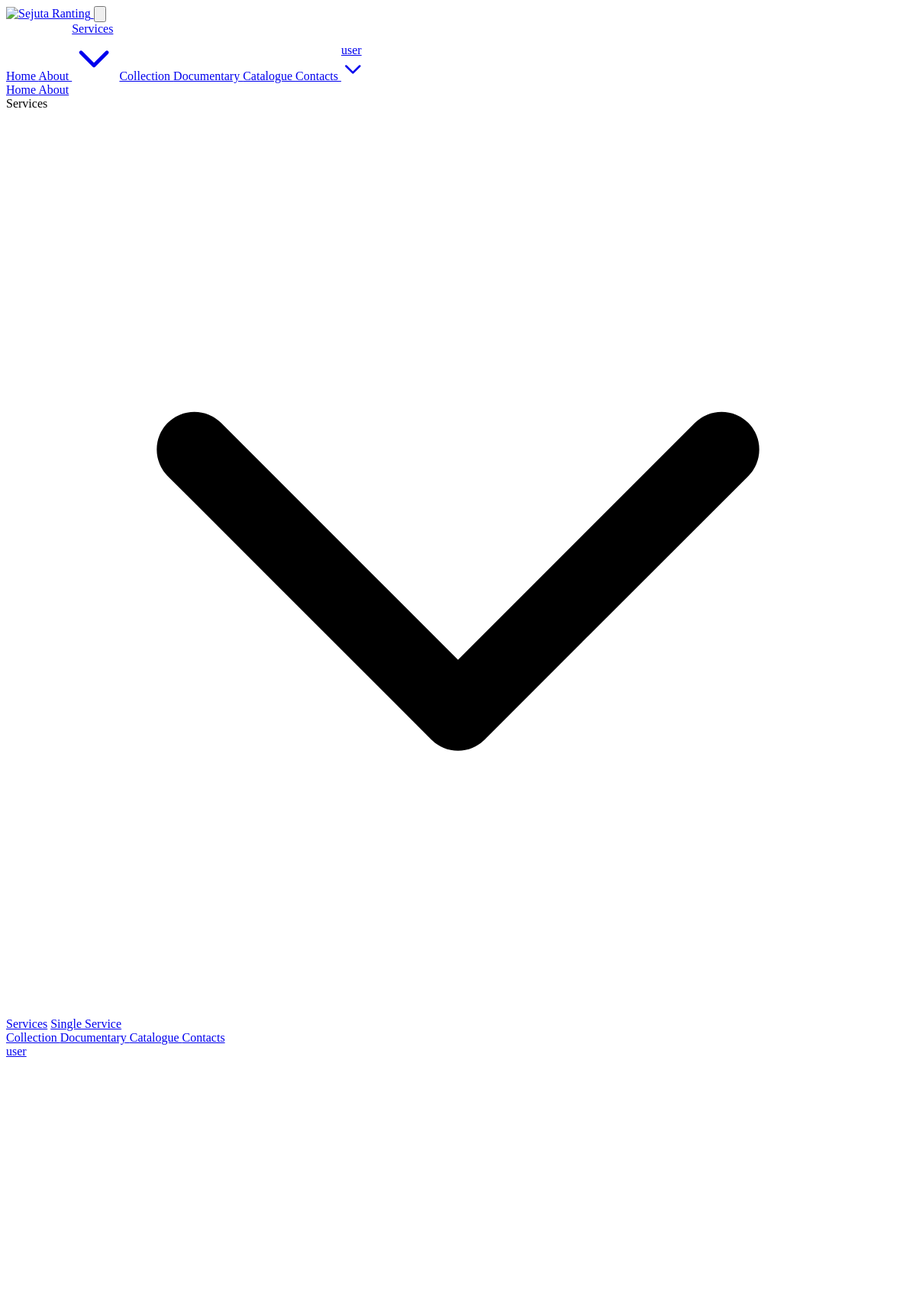
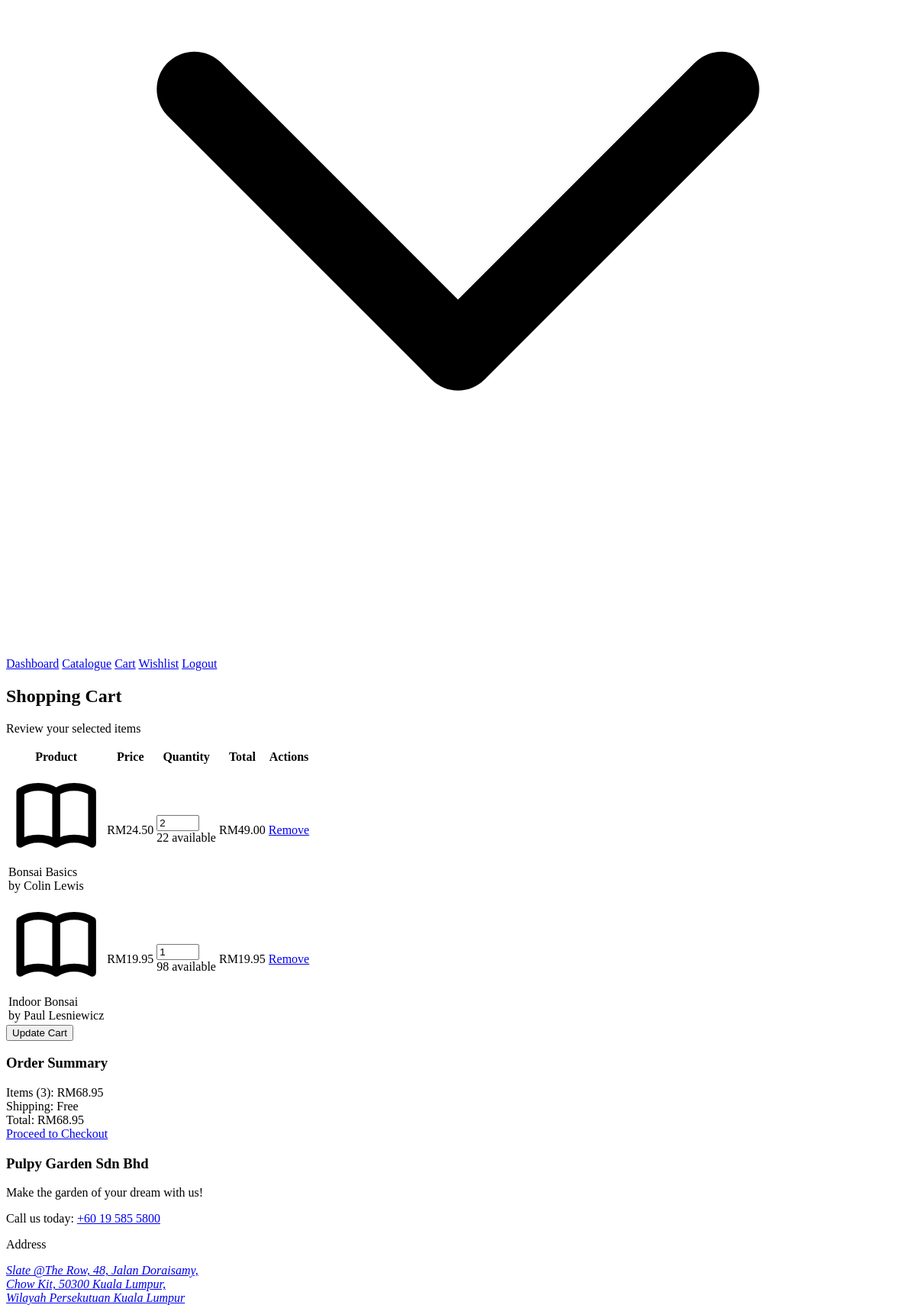
The page /cart.php (signed in, upper part) on the database its author committed (2 pictures, top to bottom).
### tables this page shows
CREATE TABLE cart (
            id INTEGER PRIMARY KEY AUTOINCREMENT,
            user_id INTEGER NOT NULL,
            book_id INTEGER NOT NULL,
            quantity INTEGER NOT NULL DEFAULT 1,
            created_at DATETIME DEFAULT CURRENT_TIMESTAMP,
            FOREIGN KEY (user_id) REFERENCES users(id),
            FOREIGN KEY (book_id) REFERENCES books(id)
        );

CREATE TABLE books (
            id INTEGER PRIMARY KEY AUTOINCREMENT,
            title TEXT NOT NULL,
            author TEXT NOT NULL,
            description TEXT,
            price REAL NOT NULL,
            image TEXT,
            category TEXT,
            stock INTEGER DEFAULT 0,
            created_at DATETIME DEFAULT CURRENT_TIMESTAMP
        , publisher TEXT, isbn TEXT, pages INTEGER, published_year INTEGER);

### cart.php (the view, shortened to what this page needs)
<?php
$user_id = $_SESSION['user_id'];
$db = get_db_connection();
$query = "
    SELECT c.id, c.quantity, c.book_id, b.title, b.author, b.price, b.image, b.stock
    FROM cart c
    JOIN books b ON c.book_id = b.id
    WHERE c.user_id = :user_id
    ORDER BY c.created_at DESC
";
$stmt = $db->prepare($query);
$stmt->bindValue(':user_id', $user_id, SQLITE3_INTEGER);
$result = $stmt->execute();
$cart_items = [];
$total_price = 0;
$total_items = 0;
while ($item = $result->fetchArray(SQLITE3_ASSOC)) {
    $cart_items[] = $item;
    $total_price += $item['price'] * $item['quantity'];
    $total_items += $item['quantity'];
}
require_once 'includes/header.php';
?>
<section class="pt-16 pb-8 bg-gray-50">
    <div class="container mx-auto">
        <h1 class="text-4xl font-bold text-center">Shopping Cart</h1>
        <p class="text-center text-gray-600 mt-2">Review your selected items</p>
    </div>
</section>
<section class="py-12">
    <div class="container mx-auto max-w-6xl">
        <?php if (empty($cart_items)): ?>
            <div class="bg-white rounded-lg shadow-md p-8 text-center">
                <svg class="w-16 h-16 text-gray-400 mx-auto mb-4" fill="none" stroke="currentColor" viewBox="0 0 24 24" xmlns="http://www.w3.org/2000/svg">
                    <path stroke-linecap="round" stroke-linejoin="round" stroke-width="2" d="M3 3h2l.4 2M7 13h10l4-8H5.4M7 13L5.4 5M7 13l-2.293 2.293c-.63.63-.184 1.707.707 1.707H17m0 0a2 2 0 100 4 2 2 0 000-4zm-8 2a2 2 0 11-4 0 2 2 0 014 0z"></path>
                </svg>
                <h2 class="text-2xl font-bold mb-2">Your cart is empty</h2>
                <p class="text-gray-600 mb-6">Looks like you haven't added any books to your cart yet.</p>
                <a href="catalogue.php" class="bg-primary text-white px-6 py-3 rounded-md hover:bg-primary-dark transition">
                    Browse Books
                </a>
            </div>
        <?php else: ?>
            <form method="POST" action="cart.php">
                <div class="bg-white rounded-lg shadow-md overflow-hidden mb-8">
                    <table class="min-w-full divide-y divide-gray-200">
                        <thead class="bg-gray-50">
                            <tr>
                                <th scope="col" class="px-6 py-3 text-left text-xs font-medium text-gray-500 uppercase tracking-wider">
                                    Product
                                </th>
                                <th scope="col" class="px-6 py-3 text-left text-xs font-medium text-gray-500 uppercase tracking-wider">
                                    Price
                                </th>
                                <th scope="col" class="px-6 py-3 text-left text-xs font-medium text-gray-500 uppercase tracking-wider">
                                    Quantity
                                </th>
                                <th scope="col" class="px-6 py-3 text-left text-xs font-medium text-gray-500 uppercase tracking-wider">
                                    Total
                                </th>
                                <th scope="col" class="px-6 py-3 text-left text-xs font-medium text-gray-500 uppercase tracking-wider">
                                    Actions
                                </th>
                            </tr>
                        </thead>
                        <tbody class="bg-white divide-y divide-gray-200">
                            <?php foreach ($cart_items as $item): ?>
                                <tr class="cursor-pointer hover:bg-gray-50" onclick="window.location='book.php?id=<?php echo $item['book_id']; ?>'">
                                    <td class="px-6 py-4 whitespace-nowrap">
                                        <div class="flex items-center">
                                            <div class="flex-shrink-0 h-16 w-16 bg-gray-100">
                                                <?php if (!empty($item['image']) && file_exists('Images/books/' . $item['image'])): ?>
                                                    <img src="Images/books/<?php echo htmlspecialchars($item['image']); ?>"
                                                         alt="<?php echo htmlspecialchars($item['title']); ?>"
                                                         class="h-16 w-16 object-cover">
                                                <?php else: ?>
                                                    <div class="h-16 w-16 flex items-center justify-center bg-gray-200">
                                                    </div>
                                                <?php endif; ?>
                                            </div>
                                            <div class="ml-4">
                                                <div class="text-sm font-medium text-gray-900">
                                                    <?php echo htmlspecialchars($item['title']); ?>
                                                </div>
                                                <div class="text-sm text-gray-500">
                                                    by <?php echo htmlspecialchars($item['author']); ?>
                                                </div>
                                            </div>
                                        </div>
                                    </td>
                                    <td class="px-6 py-4 whitespace-nowrap">
                                        <div class="text-sm text-gray-900">RM<?php echo number_format($item['price'], 2); ?></div>
                                    </td>
                                    <td class="px-6 py-4 whitespace-nowrap">
                                        <input type="number" name="quantities[<?php echo $item['id']; ?>]"
                                               value="<?php echo $item['quantity']; ?>" min="1" max="<?php echo $item['stock']; ?>"
                                               class="w-16 border border-gray-300 rounded px-2 py-1"
                                               onclick="event.stopPropagation()">
                                        <div class="text-xs text-gray-500 mt-1">
                                            <?php echo $item['stock']; ?> available
                                        </div>
                                    </td>
                                    <td class="px-6 py-4 whitespace-nowrap">
                                        <div class="text-sm font-medium text-gray-900">
                                            RM<?php echo number_format($item['price'] * $item['quantity'], 2); ?>
                                        </div>
                                    </td>
                                    <td class="px-6 py-4 whitespace-nowrap text-right text-sm font-medium">
                                        <a href="cart.php?remove=<?php echo $item['id']; ?>"
                                           class="text-red-600 hover:text-red-900"
                                           onclick="event.stopPropagation(); return confirm('Are you sure you want to remove this item?');">
                                            Remove
                                        </a>
                                    </td>
                                </tr>
                            <?php endforeach; ?>
                        </tbody>
                    </table>
                </div>
                <div class="flex justify-between items-start">
                    <div>
                        <button type="submit" name="update_cart" class="bg-gray-200 text-gray-800 px-4 py-2 rounded hover:bg-gray-300">
                            Update Cart
                        </button>
                    </div>
                    <div class="bg-gray-50 p-6 rounded-lg shadow-md w-72">
                        <h3 class="text-lg font-semibold mb-4">Order Summary</h3>
                        <div class="flex justify-between mb-2">
                            <span>Items (<?php echo $total_items; ?>):</span>
                            <span>RM<?php echo number_format($total_price, 2); ?></span>
                        </div>
                        <div class="flex justify-between mb-2">
                            <span>Shipping:</span>
                            <span>Free</span>
                        </div>
                        <div class="border-t border-gray-200 my-4 pt-4">
                            <div class="flex justify-between font-bold">
                                <span>Total:</span>
                                <span>RM<?php echo number_format($total_price, 2); ?></span>
                            </div>
                        </div>
                        <a href="checkout.php" class="block w-full bg-primary text-white py-3 px-4 rounded-md hover:bg-primary-dark transition mt-4 text-center">
                            Proceed to Checkout
                        </a>
                    </div>
                </div>
            </form>
        <?php endif; ?>
    </div>
</section>
<?php require_once 'includes/footer.php'; ?>

### rows shown on the page
cart: book.title "Bonsai Basics", book.author "Colin Lewis", book.price "24.50", quantity "2", book.stock "22", $item['price'] * $item['quantity'] "49.00"
cart: book.title "Indoor Bonsai", book.author "Paul Lesniewicz", book.price "19.95", quantity "1", book.stock "98", $item['price']*$item['quantity'] "19.95"

### other values the page prints
$_SESSION['username'] "user"
$total_items "3"
$total_price "68.95"
